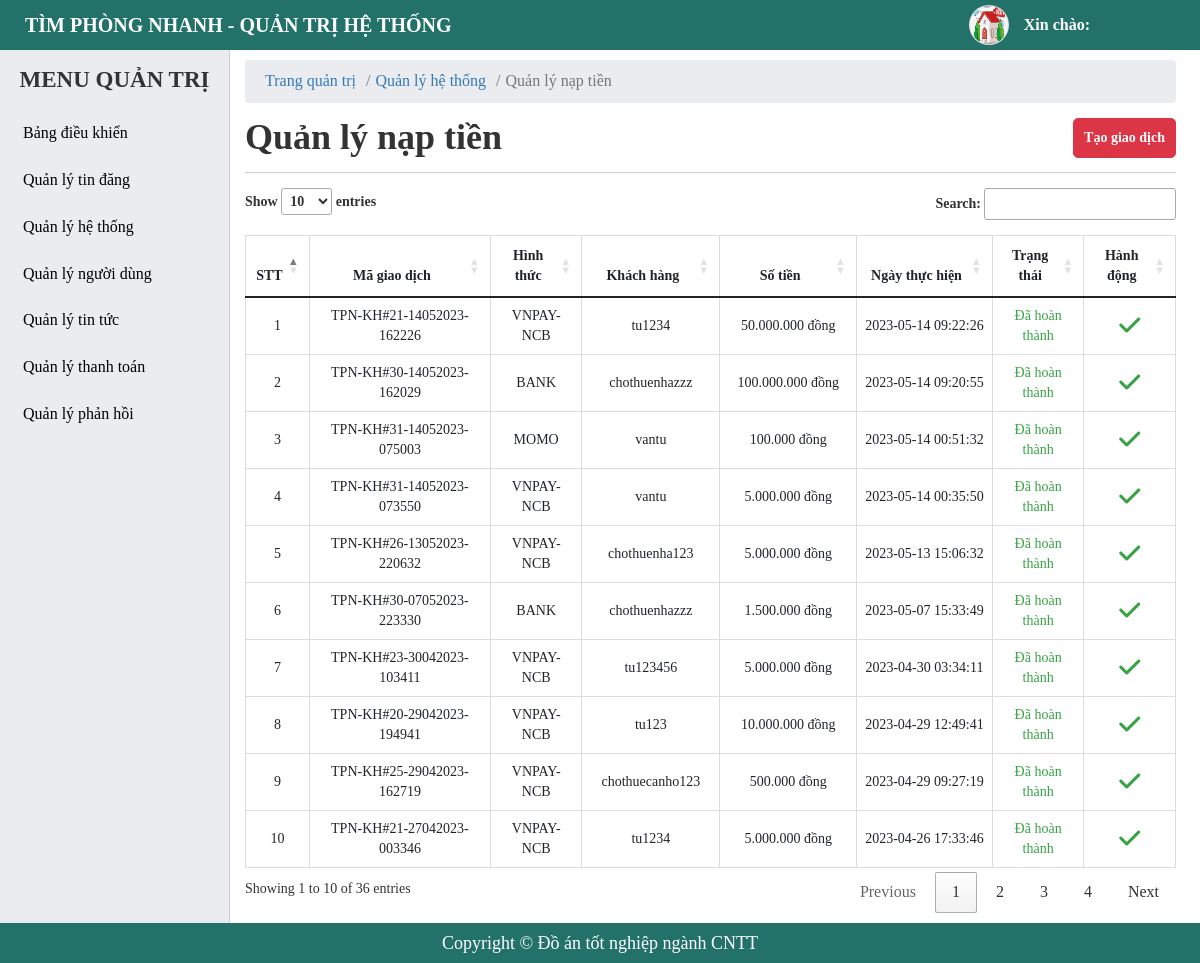
The app's page /admin/deposit-money-manager.php, older data.
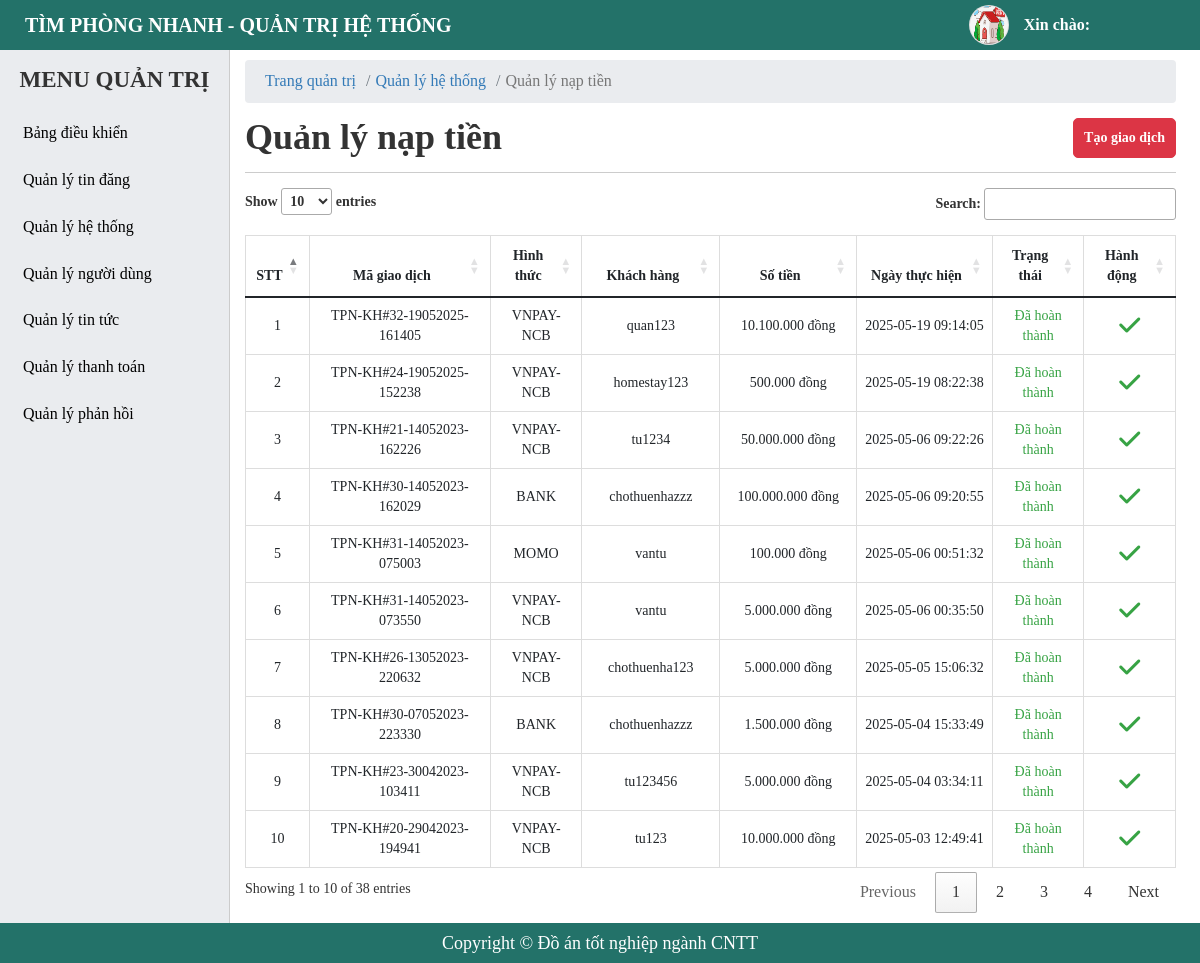
The same page, newer data.
### tables this page shows
CREATE TABLE `tbl_deposit_money` (
  `id` int(20) NOT NULL,
  `pay_code` varchar(255) NOT NULL,
  `pay_price` bigint(20) NOT NULL,
  `payments` varchar(255) NOT NULL,
  `user_id` bigint(20) NOT NULL,
  `status` tinyint(4) NOT NULL DEFAULT 0,
  `created_at` timestamp NOT NULL DEFAULT current_timestamp()
);

CREATE TABLE `tbl_user` (
  `id` bigint(20) NOT NULL,
  `fullname` varchar(255) NOT NULL,
  `username` varchar(255) NOT NULL,
  `password` varchar(255) NOT NULL,
  `email` varchar(255) NOT NULL,
  `phone` varchar(255) NOT NULL,
  `zalo` varchar(255) DEFAULT NULL,
  `address` varchar(255) DEFAULT NULL,
  `facebook` varchar(255) DEFAULT NULL,
  `avatar` varchar(255) DEFAULT NULL COMMENT 'ảnh đại diện',
  `balance` bigint(255) DEFAULT 0 COMMENT 'Số dư',
  `status` tinyint(4) NOT NULL DEFAULT 1 COMMENT 'trạng thái',
  `created_at` timestamp NOT NULL DEFAULT current_timestamp(),
  `created_ad` timestamp NOT NULL DEFAULT current_timestamp()
);

### admin/deposit-money-manager.php (the view, shortened to what this page needs)
<?php
    include './include/connect.php';
    $queryDep = $conn->prepare("SELECT dep.*, us.username FROM tbl_deposit_money dep JOIN tbl_user us ON us.id = dep.user_id ORDER BY dep.status ASC, dep.created_at DESC");
    $queryDep->execute();
    $resultsDep = $queryDep->fetchAll(PDO::FETCH_OBJ);
?>
<!DOCTYPE html>
<html lang="en">
<head>
    <?php include('include/link-css.php');?>
</head>
<body>
    <?php
     include('include/header.php');
    ?>
    <div id="main">
        <?php
        include('include/sidebar.php');
        ?>
        <div id="main-right">
            <nav aria-label="breadcrumb">
                <ol class="breadcrumb">
                    <li class="breadcrumb-item"><a href="#">Trang quản trị</a></li>
                    <li class="breadcrumb-item"><a href="#">Quản lý hệ thống</a></li>
                    <li class="breadcrumb-item active" aria-current="page">Quản lý nạp tiền</li>
                </ol>
            </nav>
            <section class="main-right-title">
                <div class="form-title">
                    <h1>Quản lý nạp tiền</h1>
                </div>
                <div class="account-btn">
                    <button class="btn btn-post btn-add">Tạo giao dịch</button>
                </div>
            </section>
            <div class="main-right-table">
                <table class="table table-bordered table-post-list" id = "table-manage">
                    <thead>
                        <tr>
                            <th style="width: 5%;" >STT</th>
                            <th style="width: 20%;" >Mã giao dịch</th>
                            <th style="width: 10%;" >Hình thức</th>
                            <th style="width: 15%;" >Khách hàng</th>
                            <th style="width: 15%;" >Số tiền</th>
                            <th style="width: 15%;" >Ngày thực hiện</th>
                            <th style="width: 10%;" >Trạng thái</th>
                            <th style="width: 10%;" >Hành động</th>
                        </tr>
                    </thead>
                    <tbody >
                        <?php foreach ($resultsDep as $key => $value) { ?>
                            <tr>
                                <td><?php echo $key+1 ?></td>
                                <td>
                                    <p><?php echo $value -> pay_code ?></p>
                                </td>
                                <td>
                                    <p><?php echo $value ->payments ?></p>
                                </td>
                                <td>
                                    <p><?php echo $value -> username ?></p>
                                </td>
                                <td>
                                <div class="post_price">
                                        <?php
                                            $tien = (int) $value->pay_price;
                                            $bien = number_format($tien,0,",",".");
                                            echo $bien." đồng";
                                        ?>
                                    </div>
                                </td>
                                <td>
                                    <p><?php echo $value -> created_at ?></p>
                                </td>
                                <td>
                                    <?php if( $value -> status == 1){ ?>
                                        <p style = "color: #37a344;" >Đã hoàn thành</p>
                                    <?php }else{ ?>
                                        <p style = "color: red;">Khởi tạo</p>
                                    <?php } ?>
                                </td>
                                <td>
                                    <?php if( $value -> status == 1){ ?>
                                        <p class="btn-setting btn-edit" style = "color: #37a344;"><i class="fa-solid fa-check"></i></p>
                                    <?php } ?>
                                </td>
                            </tr>
                        <?php } ?>
                    </tbody>
                </table>
            </div>
        </div>
    </div>
    <?php include('include/footer.php');?>
</body>
</html>

Row changes from the older to the newer data that the page shows:
no longer on this page (row edited): tbl_deposit_money: pay_code "TPN-KH#25-29042023-162719", payments "VNPAY-NCB", user.username "chothuecanho123", pay_price "500.000", created_at "2023-04-29 09:27:19", status "Đã hoàn thành"
no longer on this page (row edited): tbl_deposit_money: pay_code "TPN-KH#21-27042023-003346", payments "VNPAY-NCB", user.username "tu1234", pay_price "5.000.000", created_at "2023-04-26 17:33:46", status "Đã hoàn thành"
added tbl_deposit_money: pay_code "TPN-KH#32-19052025-161405", payments "VNPAY-NCB", user.username "quan123", pay_price "10.100.000", created_at "2025-05-19 09:14:05", status "Đã hoàn thành"
added tbl_deposit_money: pay_code "TPN-KH#24-19052025-152238", payments "VNPAY-NCB", user.username "homestay123", pay_price "500.000", created_at "2025-05-19 08:22:38", status "Đã hoàn thành"
changed tbl_deposit_money "TPN-KH#21-14052023-162226": created_at "2023-05-14 09:22:26" → "2025-05-06 09:22:26"
changed tbl_deposit_money "TPN-KH#30-14052023-162029": created_at "2023-05-14 09:20:55" → "2025-05-06 09:20:55"
changed tbl_deposit_money "TPN-KH#31-14052023-075003": created_at "2023-05-14 00:51:32" → "2025-05-06 00:51:32"
changed tbl_deposit_money "TPN-KH#31-14052023-073550": created_at "2023-05-14 00:35:50" → "2025-05-06 00:35:50"
changed tbl_deposit_money "TPN-KH#26-13052023-220632": created_at "2023-05-13 15:06:32" → "2025-05-05 15:06:32"
changed tbl_deposit_money "TPN-KH#30-07052023-223330": created_at "2023-05-07 15:33:49" → "2025-05-04 15:33:49"
changed tbl_deposit_money "TPN-KH#23-30042023-103411": created_at "2023-04-30 03:34:11" → "2025-05-04 03:34:11"
changed tbl_deposit_money "TPN-KH#20-29042023-194941": created_at "2023-04-29 12:49:41" → "2025-05-03 12:49:41"
Text that changed along with them:
text written by a page script: "Show entries Search: Showing 1 to 10 of 36 entries Previous 1 2 3 4 Next" → "Show entries Search: Showing 1 to 10 of 38 entries Previous 1 2 3 4 Next"
